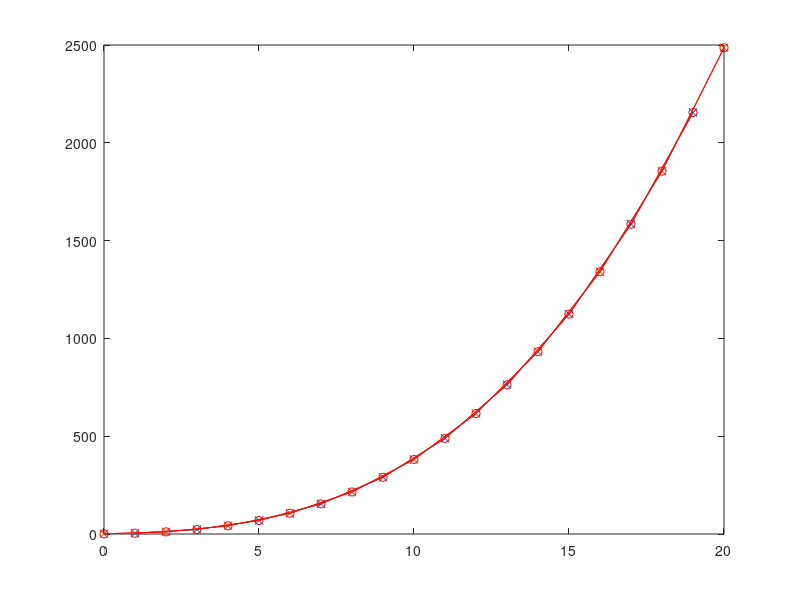

Recreate this plot in MATLAB. (Note: this script raises an error after producing the figure.)
function test_full_mult
st=[
0     1     1    1
 1     8     8    4
 2    27    27   11
 3    64    64   23
 4   125   125   42
 5   216   216   69
 6   343   343  106
 7   512   512  154
 8   729   729  215
 9  1000  1000  290
10  1331  1331  381
11  1728  1728  489
12  2197  2197  616
13  2744  2744  763
14  3375  3375  932
15  4096  4096 1124
16  4913  4913 1341
17  5832  5832 1584
18  6859  6859 1855
19  8000  8000 2155
20  9261  9261 2486
];

x=st(:,1); y=st(:,4); z=st(:,2);
a=polyfit( x, y, 2 )
plot( x, y, 'x-' ); hold on
plot( x, polyval(a,x), 'ro-' ); hold off;


x=st(:,1)+1; y=st(:,4);
a=polyfit( x, y, 3 )
plot( x, y, 'x-' ); hold on
plot( x, polyval(a,x), 'ro-' ); 
a(2:end)=0;
plot( x, polyval(a,x), 'ro-' ); hold off;



x=st(2:2:end,1); y=st(2:2:end,4);
a=polyfit( x, y, 3 )
plot( x, y, 'x-' ); hold on
plot( x, polyval(a,x), 'ro-' ); 
y-polyval(a,x)

x=st(1:2:end,1); y=st(1:2:end,4);
a=polyfit( x, y, 3 )
plot( x, y, 'x-' ); hold on
plot( x, polyval(a,x), 'ro-' ); 
y-polyval(a,x)

f=@(p)(1/8*(2*p.^3+9*p.^2+14*p+8-mod(p,2)));

4*(y-polyval(a,x))


for p=0:20
    I=multiindex(1,p,'full',true);
    M=hermite_triple_fast(I,I,I);
    fprintf('%2d %5d %5d %4d\n', [p numel(M), (p+1)^3, nnz(M)]);
    nu1=numel(M);
    nz1=nnz(M);
end
return




for p=0:4
    disp(p);
    I=multiindex(1,p,'full',true);
    M=hermite_triple_fast(I,I,I);
    disp([numel(M), nnz(M)]);
    nu1=numel(M);
    nz1=nnz(M);
    for m=2:3
        I=multiindex(m,p,'full',true);
        M=hermite_triple_fast(I,I,I);
        disp([numel(M), nu1^m, (p+1)^(3*m), nnz(M), nz1^m]);
    end
end

